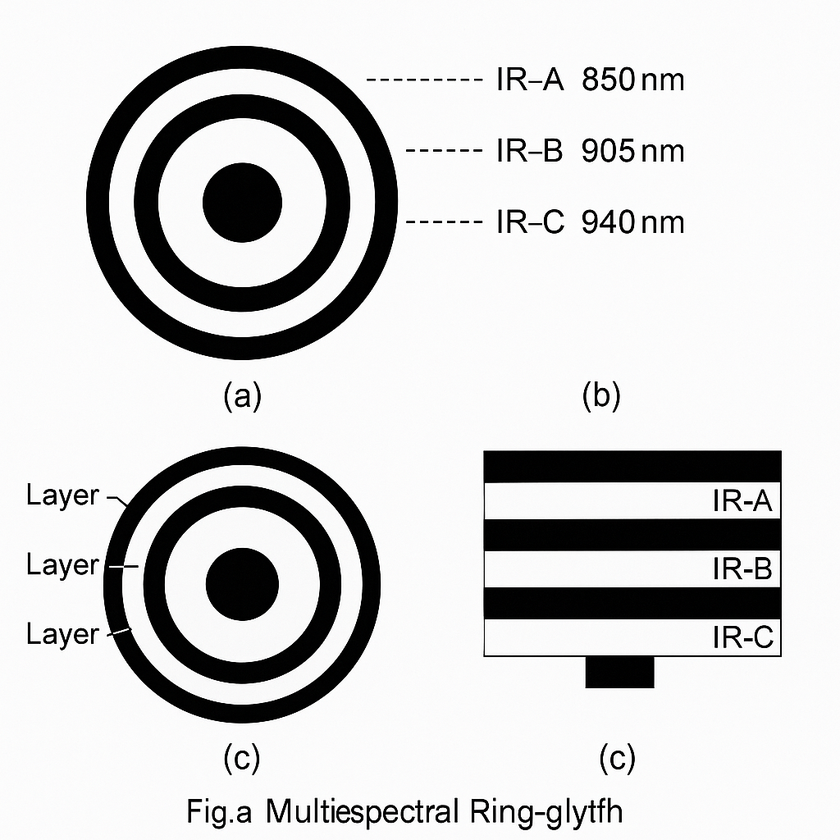
#> input picture assets/pasted_file_TqUr8Z_image.png, 840 x 840 px, shrunk from 1024 x 1024 before the run
$ python -i ir_glyph_decoder.py   (imports and definitions only)
#> lines starting #> are read from the running program, lines starting #| are printed output that depends on the picture; after the words box and inside, x2 and y2 are one past the last pixel; in counts of white or black regions, pixels touching at a corner belong together
"""
SCIC IR Glyph Decoder

This module decodes glyphs with passive IR layers.
Reads spatial binary patterns from IR camera images.
"""

import cv2
import numpy as np
from typing import Dict, Tuple, Optional
import json


class IRGlyphDecoder:
    """
    Decodes SCIC glyphs from IR camera images
    """

    def __init__(self, cell_size_px: int = 20):
        """
        Initialize decoder

        Args:
            cell_size_px: Size of each IR data cell in pixels
                         (depends on camera resolution and distance)
        """
        self.cell_size_px = cell_size_px

    def decode_from_image(self, image_path: str) -> Dict[str, any]:
        """
        Decode glyph from IR camera image

        Args:
            image_path: Path to IR image file

        Returns:
            Dictionary with decoded data:
            {
                'success': bool,
                'ir_data': {
                    'ir_a': str,
                    'ir_b': str,
                    'ir_c': str
                },
                'binary': str,
                'confidence': float
            }
        """
        # Load image
        img = cv2.imread(image_path, cv2.IMREAD_GRAYSCALE)
#> img: shape (840, 840); min 0, max 255, mean 210.3

        if img is None:
            return {'success': False, 'error': 'Could not load image'}

        # Preprocess image
        processed = self._preprocess_image(img)

        # Extract binary pattern
        binary_data = self._extract_binary_pattern(processed)

        # Decode binary to text
        decoded_text = self._binary_to_text(binary_data)

        # Parse IR data structure
        ir_data = self._parse_ir_data(decoded_text)

        # Calculate confidence
        confidence = self._calculate_confidence(processed, binary_data)

        return {
            'success': True,
            'ir_data': ir_data,
            'binary': binary_data,
            'decoded_text': decoded_text,
            'confidence': confidence
        }

    def _preprocess_image(self, img: np.ndarray) -> np.ndarray:
        """
        Preprocess IR image for better decoding

        Steps:
        1. Denoise
        2. Enhance contrast
        3. Binarize
        """
        # Denoise
        denoised = cv2.fastNlMeansDenoising(img)

        # Enhance contrast (CLAHE)
        clahe = cv2.createCLAHE(clipLimit=2.0, tileGridSize=(8, 8))
        enhanced = clahe.apply(denoised)

        # Adaptive threshold (better than simple threshold)
        binary = cv2.adaptiveThreshold(
            enhanced,
            255,
            cv2.ADAPTIVE_THRESH_GAUSSIAN_C,
            cv2.THRESH_BINARY_INV,
            11,
            2
        )
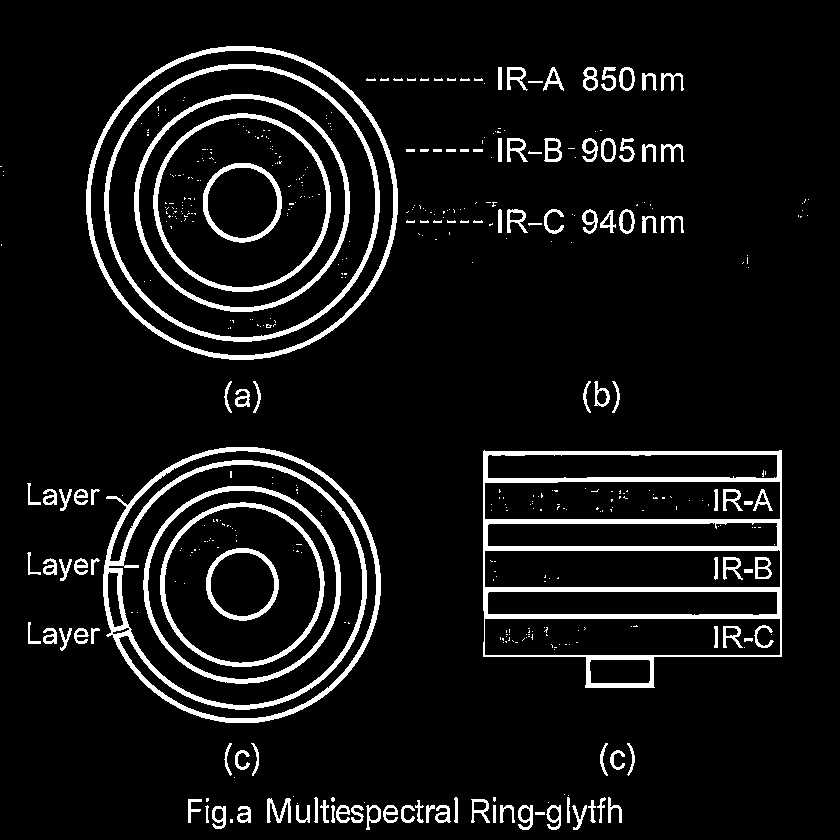
#> binary: shape (840, 840); 7.7% white; 473 white regions (347 under 20 px), largest, box (x1, y1, x2, y2) and area: (483, 450, 782, 688) 11033, (103, 447, 381, 723) 8200, (86, 46, 398, 360) 4655

        return binary

    def _extract_binary_pattern(self, img: np.ndarray) -> str:
        """
        Extract binary pattern from preprocessed image

        Scans grid of cells and determines if each is black (1) or white (0)
        """
        binary_data = []

        # Define grid area (where IR data is encoded)
        # Assuming 10mm margin = ~100px at 300 DPI
        x_start = 100
        y_start = 100

        # Scan grid
        for y in range(y_start, img.shape[0] - 100, self.cell_size_px):
            for x in range(x_start, img.shape[1] - 100, self.cell_size_px):
                # Extract cell
                cell = img[y:y+self.cell_size_px, x:x+self.cell_size_px]

                # Determine if cell is black (IR ink present)
                mean_value = np.mean(cell)
                is_black = mean_value > 127  # Inverted because of THRESH_BINARY_INV

                binary_data.append('1' if is_black else '0')
#> cell: shape (20, 20); every value is 0
#> after the loop, binary_data = 1024 items, first 6: '0', '0', '0', '0', '0', '0'

        return ''.join(binary_data)

    def _binary_to_text(self, binary: str) -> str:
        """
        Convert binary string to text

        Args:
            binary: Binary string (e.g., "01001000...")

        Returns:
            Decoded text
        """
        text = ''

        # Process 8 bits at a time
        for i in range(0, len(binary) - 7, 8):
            byte = binary[i:i+8]

            try:
                char_code = int(byte, 2)
                # Only add printable ASCII characters
                if 32 <= char_code <= 126:
                    text += chr(char_code)
            except ValueError:
                continue
#> in decode_from_image, `decoded_text = self._binary_to_text(binary_data)`: decoded_text = ''

        return text

    def _parse_ir_data(self, text: str) -> Dict[str, str]:
        """
        Parse IR data structure from decoded text

        Expected format: "A:ID-12345|B:AUTH-LEVEL-5|C:LOG-2025-11-26"
        """
#> called with text = ''
        ir_data = {
            'ir_a': '',
            'ir_b': '',
            'ir_c': ''
        }

        # Split by pipe
        parts = text.split('|')

        for part in parts:
            if ':' in part:
                key, value = part.split(':', 1)

                if key == 'A':
                    ir_data['ir_a'] = value
                elif key == 'B':
                    ir_data['ir_b'] = value
                elif key == 'C':
                    ir_data['ir_c'] = value
#> in decode_from_image, `ir_data = self._parse_ir_data(decoded_text)`: ir_data = {'ir_a': '', 'ir_b': '', 'ir_c': ''}

        return ir_data

    def _calculate_confidence(self, img: np.ndarray, binary: str) -> float:
        """
        Calculate confidence score for decoding

        Based on:
        - Image quality
        - Pattern clarity
        - Data integrity
        """
        # Image quality (contrast)
        contrast = np.std(img) / 255.0
#> contrast = 0.267

        # Pattern clarity (edge sharpness)
        edges = cv2.Canny(img, 50, 150)
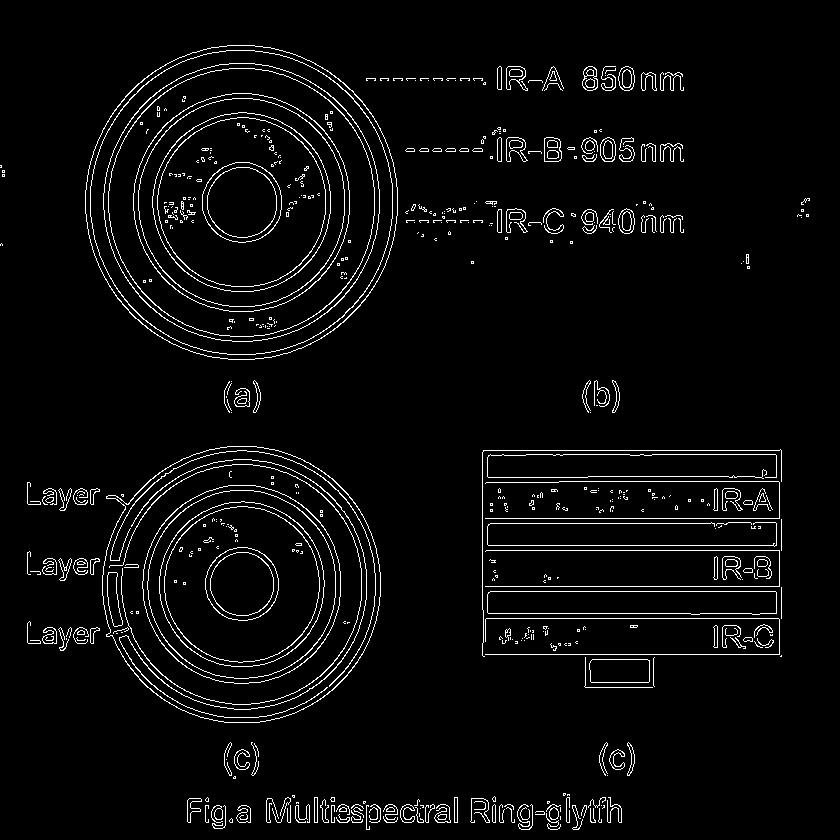
#> edges: shape (840, 840); 4% white in thin lines or dots
        edge_density = np.sum(edges > 0) / edges.size
#> edge_density = 0.0398

        # Data integrity (valid ASCII ratio)
        valid_chars = sum(1 for i in range(0, len(binary) - 7, 8)
                         if 32 <= int(binary[i:i+8], 2) <= 126)
        total_chars = len(binary) // 8
        ascii_ratio = valid_chars / max(total_chars, 1)

        # Weighted average
        confidence = (contrast * 0.3 + edge_density * 0.3 + ascii_ratio * 0.4)
#> confidence = 0.0921

        return min(confidence, 1.0)


def test_decoder():
    """
    Test decoder with sample images
    """
    decoder = IRGlyphDecoder()

    # Test with simulated IR image
    print("=" * 60)
    print("SCIC IR Glyph Decoder Test")
    print("=" * 60)

    # Note: This requires actual IR camera images
    # For now, we'll create a simulated test

    print("\n📸 To test with real IR images:")
    print("1. Print a generated glyph (from ir_glyph_generator.py)")
    print("2. Apply IR ink to the marked cells")
    print("3. Capture with IR camera (850nm)")
    print("4. Run: decoder.decode_from_image('path/to/ir_image.jpg')")

    print("\n✅ Decoder module ready!")
    print("   Waiting for IR camera images...")


# [2 lines not run here, left out]

>>> result = IRGlyphDecoder().decode_from_image('../../../assets/pasted_file_TqUr8Z_image.png')
#> result = 5 items
